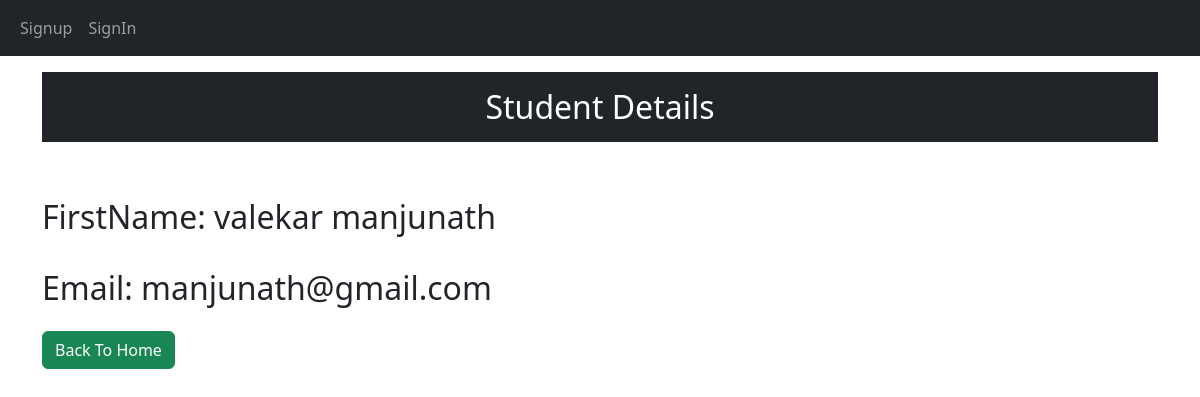
Page /details/1/ on the committed database.
### app/models.py (models this page shows, shortened)
class Student(models.Model):
    first_name = models.CharField(max_length=100)
    last_name = models.CharField(max_length=100)
    branch = models.CharField(max_length=50)
    email = models.EmailField()
    college_code = models.IntegerField()

### app/views.py (the view)
# urls.py: path('details/<int:id>/',views.student_details,name='details'),
def student_details(request,id):
    get_student = Student.objects.get(id=id)
    context = {
        'form':get_student
    }
    return render(request,'student_details.html',context)

### app/templates/student_details.html (shortened to what this page needs)
{% extends 'base.html' %}
{% block content %}
                    <div class="container">
                        <h2 class="text-center bg-dark p-3 mt-3 text-white">Student Details</h2>
                    </div>
                    <br><br>
                    <div class="container">
                        <h2 >FirstName: {{ form.first_name }} {{ form.last_name }}</h2> <br>
                        <h2 class="d-inline">Email: {{ form.email }}</h2><br><br>
                        <a href="{% url 'home' %}" class="btn btn-success text-center">Back To Home</a>
                    </div>
{% endblock %}

### rows in the picture
Student: first_name "valekar", last_name "manjunath", email "manjunath@gmail.com"
